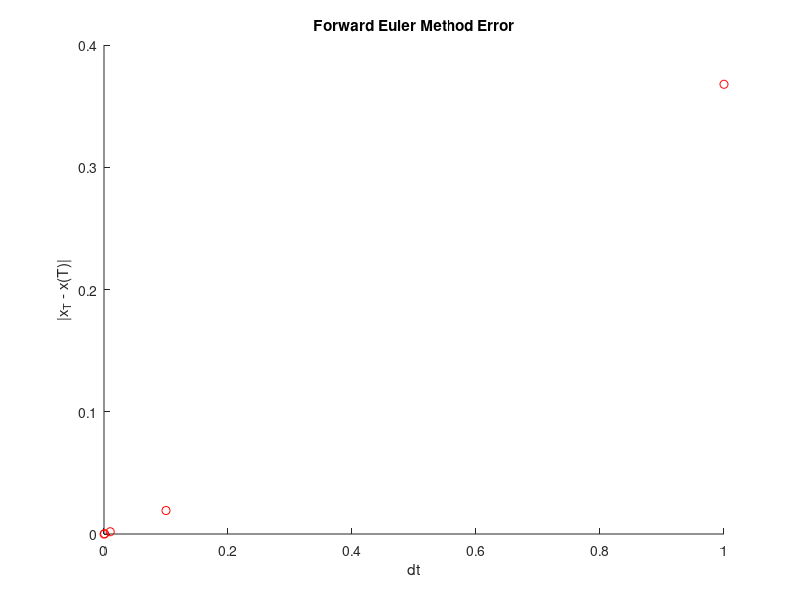
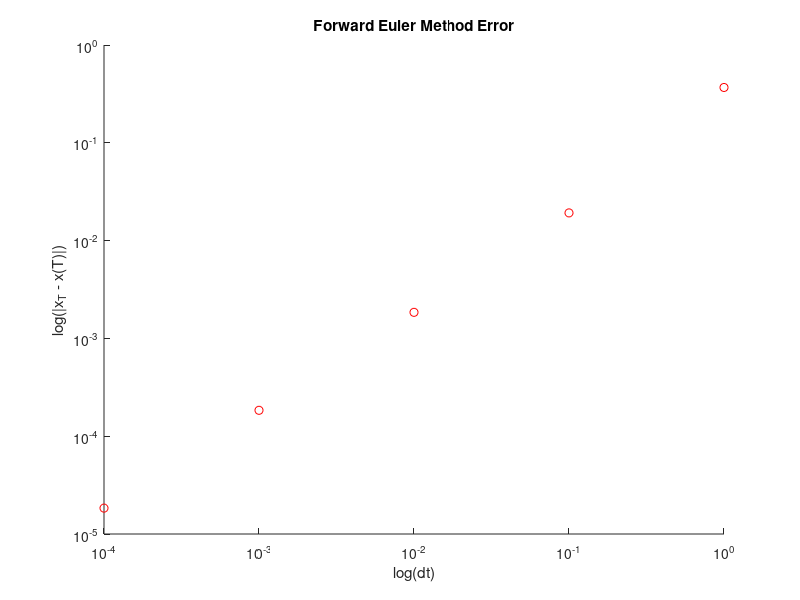

Write the MATLAB code that produced these figures, in order.
clear all;
close all;
%System: xdot = -x
%Analytical solution
xtrue = @(t) exp(-t);
%Def initial conditions
dt = 1;
T=1;
size = [0; 1; 2; 3; 4];
errorStore = zeros(5,1);
for n=0:4
    x=1;
    t=0;
    dt = 10^(-n);
    N=T/dt;
    %xstore = zeros(N,1); tstore = zeros(N,1);
    for ts=1:N
        xnew = x - dt*x;
        t = t + dt;
        x = xnew;
        xstore(ts,1) = x;
        tstore(ts,1) = t;
    end

    errorStore(n+1,1)=abs(x-xtrue(T));

end

hold on
plot(10.^(-size),errorStore,'ro')
title('Forward Euler Method Error')
xlabel('dt')
ylabel('|x_T - x(T)|')
hold off
% Output the plot as a .png file
print('-dpng','-r300','EulerErrorLinear.png')

figure;
hold on
loglog(10.^(-size),errorStore,'ro')
title('Forward Euler Method Error')
xlabel('log(dt)')
ylabel('log(|x_T - x(T)|)')
set(gca,'YScale','log'); set(gca,'XScale','log');
hold off
% Output the plot as a .png file
print('-dpng','-r300','EulerErrorLogLog.png')
